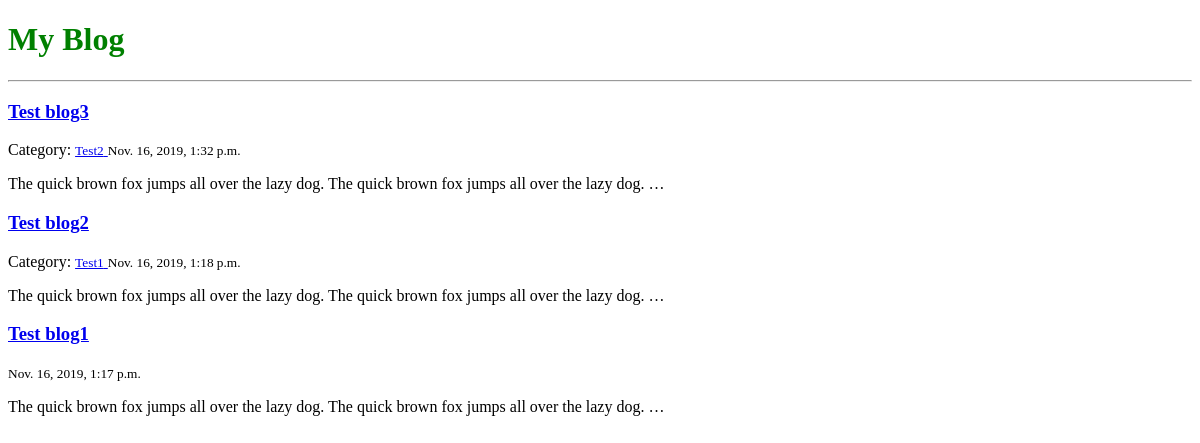
The page /posts/ on the database as committed earlier.
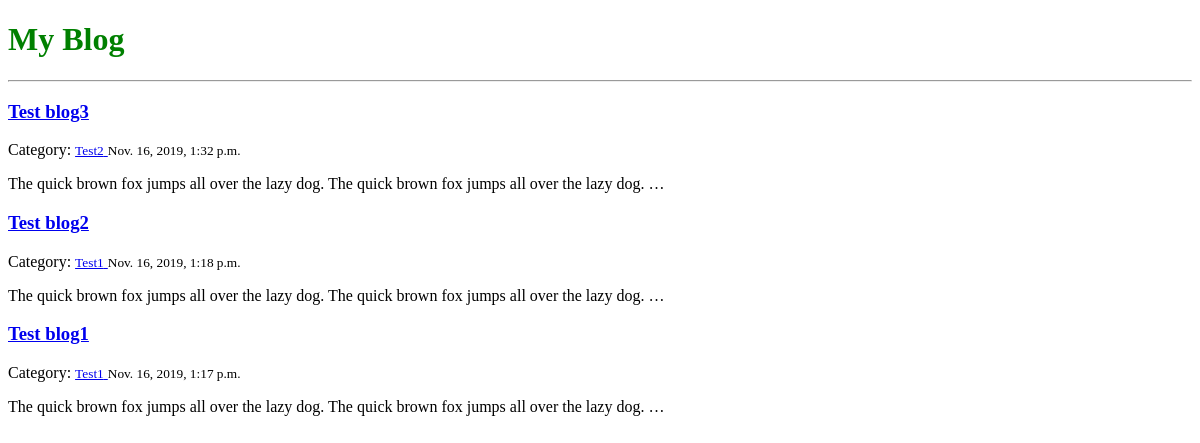
The same page on the database as committed later.
### esayblog/models.py (models this page shows, shortened)
class BlogPost(models.Model):
    title = models.CharField(max_length=150)
    body = models.TextField()
    created_at = models.DateTimeField(auto_now_add=True)
    category = models.ForeignKey(
        'Category',
        on_delete=models.CASCADE,
        blank=True,
        null=True,
        related_name='posts'
    )

class Category(models.Model):
    name = models.CharField(max_length=50)
    def __str__(self):
        return self.name

### esayblog/views.py (the view)
# urls.py: path('', views.index, name='index_page'),
def index(request):
    posts = BlogPost.objects.all()
    if 'category' in request.GET:
        posts = Category.objects.get(pk=int(request.GET.get('category'))).posts.all()
    context = {
        'posts': posts.order_by('-created_at')
    }
    return render(request, 'index.html', context)

### templates/index.html
{% extends 'master.html' %}
{% block content %}
<div class="posts">
    {% for post in posts %}
        <div class="post">
            <a href="{% url 'view_post' post.pk %}">
                <h3 class="title">{{ post.title }}</h3>
            </a>
            {% include 'partials/category.html' %}
            <small class="datetime">{{ post.created_at }}</small>
            <p class="body">{{ post.body | truncatewords:20 }}</p>
        </div>
    {% endfor %}
</div>
{% endblock %}

### templates/partials/category.html
{% if post.category %}
    Category:
    <a href="/posts/?category={{ post.category.id }}">
        <small class="category">{{ post.category }}</small>
    </a>
{% endif %}

Rows that differ between the two databases and show on the page:
changed BlogPost "Test blog1": category_id empty → 1 (drawn); category (not shown) → "Test1"
